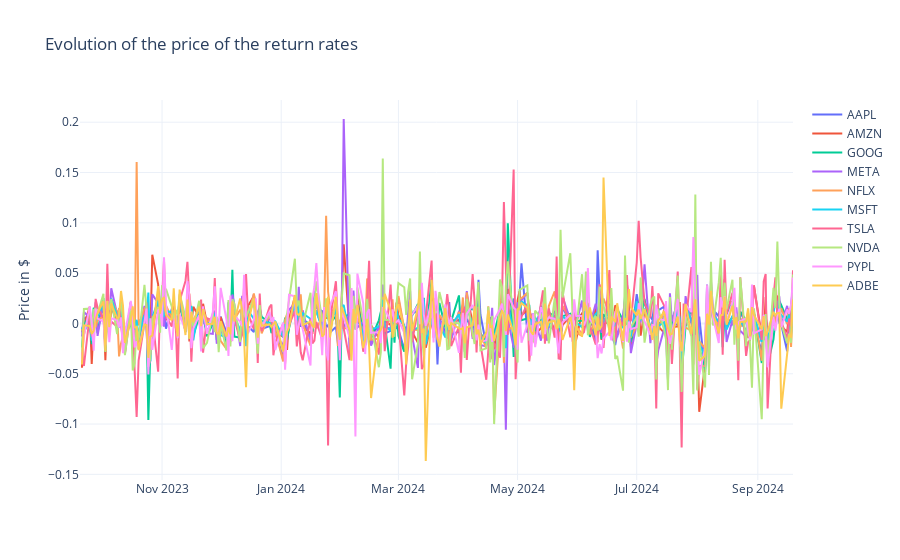

Write notebook code for a chart like this one.
### Code cell
returns = compute_return(data)

fig = go.Figure()
for a in assets:
    fig.add_trace(go.Scatter(x=returns[a].index, y=returns[a], name=a))
fig.update_layout(title='Evolution of the price of the return rates', yaxis_title='Price in $')
fig.show()

### Figure 1 — Plotly figure (JSON) as saved in the notebook; plotly's stock layout.template omitted (floating-point values rounded to 4 significant figures; data arrays with more than 128 entries replaced by an {"elided": "..."} marker saying what was removed)
{"data": [{"name": "AAPL", "type": "scatter", "x": {"elided": "252 str values"}, "y": {"elided": "252 float values"}}, {"name": "AMZN", "type": "scatter", "x": {"elided": "252 str values"}, "y": {"elided": "252 float values"}}, {"name": "GOOG", "type": "scatter", "x": {"elided": "252 str values"}, "y": {"elided": "252 float values"}}, {"name": "META", "type": "scatter", "x": {"elided": "252 str values"}, "y": {"elided": "252 float values"}}, {"name": "NFLX", "type": "scatter", "x": {"elided": "252 str values"}, "y": {"elided": "252 float values"}}, {"name": "MSFT", "type": "scatter", "x": {"elided": "252 str values"}, "y": {"elided": "252 float values"}}, {"name": "TSLA", "type": "scatter", "x": {"elided": "252 str values"}, "y": {"elided": "252 float values"}}, {"name": "NVDA", "type": "scatter", "x": {"elided": "252 str values"}, "y": {"elided": "252 float values"}}, {"name": "PYPL", "type": "scatter", "x": {"elided": "252 str values"}, "y": {"elided": "252 float values"}}, {"name": "ADBE", "type": "scatter", "x": {"elided": "252 str values"}, "y": {"elided": "252 float values"}}], "layout": {"title": {"text": "Evolution of the price of the return rates"}, "yaxis": {"title": {"text": "Price in $"}}}}
